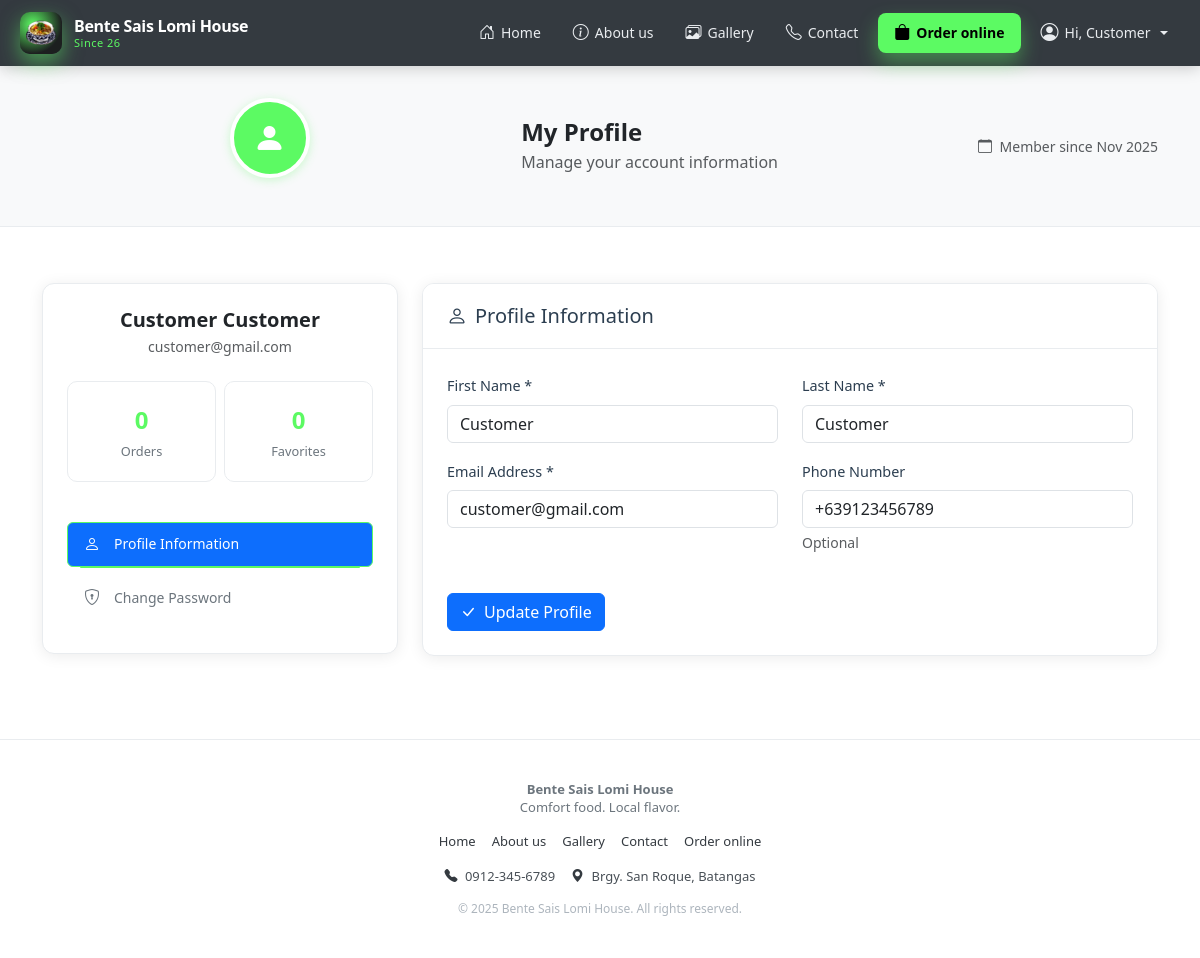
The page /customer/profile.php (signed in) on the database its author committed.
### tables this page shows
CREATE TABLE `users` (
  `user_id` int(11) NOT NULL,
  `first_name` varchar(50) NOT NULL,
  `last_name` varchar(50) NOT NULL,
  `email` varchar(100) DEFAULT NULL,
  `phone` varchar(20) DEFAULT NULL,
  `password` varchar(255) DEFAULT NULL,
  `role` enum('admin','staff','customer','driver') DEFAULT 'customer',
  `is_active` tinyint(1) DEFAULT 1,
  `created_at` datetime DEFAULT current_timestamp(),
  `updated_at` datetime DEFAULT current_timestamp() ON UPDATE current_timestamp()
);

### includes/db_connect.php (called while the page is built, shortened)
<?php
$project_root_fs = dirname(__DIR__);
$document_root_fs = $_SERVER['DOCUMENT_ROOT'];
$project_root_norm = str_replace('\\', '/', $project_root_fs);
$document_root_norm = str_replace('\\', '/', $document_root_fs);
$project_root_norm = rtrim($project_root_norm, '/');
$document_root_norm = rtrim($document_root_norm, '/');
$base_path = str_replace($document_root_norm, '', $project_root_norm);
$BASE_URL = rtrim($base_path, '/');
?>

### customer/profile.php (the view, shortened to what this page needs)
<?php
require_once __DIR__ . '/../includes/db_connect.php';
$user_id = (int)$_SESSION['user_id'];
$stmt = $conn->prepare("SELECT user_id, first_name, last_name, email, phone, created_at FROM users WHERE user_id = ?");
$stmt->bind_param('i', $user_id);
$stmt->execute();
$result = $stmt->get_result();
$user_data = $result->fetch_assoc();
?>
<!DOCTYPE html>
<html lang="en">
<head>
  <link href="https://cdn.jsdelivr.net/npm/bootstrap@5.3.3/dist/css/bootstrap.min.css" rel="stylesheet">
  <link rel="stylesheet" href="https://cdn.jsdelivr.net/npm/bootstrap-icons@1.11.1/font/bootstrap-icons.css"/>
  <link rel="stylesheet" href="<?= htmlspecialchars($BASE_URL) ?>/assets/css/customer.css"/>
</head>
<body class="page-profile">
<?php include __DIR__ . '/includes/header.php'; ?>
<div class="profile-header">
    <div class="container">
        <div class="row align-items-center">
            <div class="col-md-8">
                <div class="d-flex align-items-center">
                    <div class="profile-avatar">
                        <i class="bi bi-person-fill"></i>
                    </div>
                    <div class="ms-4">
                        <h1 class="h4 fw-bold mb-1">My Profile</h1>
                        <p class="text-muted mb-0">Manage your account information</p>
                    </div>
                </div>
            </div>
            <div class="col-md-4 text-md-end">
                <div class="text-muted small">
                    <i class="bi bi-calendar me-1"></i>
                    Member since <?php echo date('M Y', strtotime($user_data['created_at'])); ?>
                </div>
            </div>
        </div>
    </div>
</div>
<main class="container py-4" style="min-height: 60vh;">
    <div class="row">
        <div class="col-lg-4 mb-4">
            <div class="profile-card">
                <div class="card-body">
                    <div class="text-center mb-4">
                        <h5 class="fw-bold mb-1"><?php echo htmlspecialchars($user_data['first_name'] . ' ' . $user_data['last_name']); ?></h5>
                        <p class="text-muted small mb-3"><?php echo htmlspecialchars($user_data['email']); ?></p>
                    </div>
                    <div class="row g-2 mb-4">
                        <div class="col-6">
                            <div class="stats-card">
                                <div class="stats-number">0</div>
                                <div class="stats-label">Orders</div>
                            </div>
                        </div>
                        <div class="col-6">
                            <div class="stats-card">
                                <div class="stats-number">0</div>
                                <div class="stats-label">Favorites</div>
                            </div>
                        </div>
                    </div>
                    <div class="nav flex-column nav-pills" id="v-pills-tab" role="tablist">
                        <button class="nav-link active" id="v-pills-profile-tab" data-bs-toggle="pill" data-bs-target="#v-pills-profile" type="button" role="tab">
                            <i class="bi bi-person me-2"></i>Profile Information
                        </button>
                        <button class="nav-link" id="v-pills-password-tab" data-bs-toggle="pill" data-bs-target="#v-pills-password" type="button" role="tab">
                            <i class="bi bi-shield-lock me-2"></i>Change Password
                        </button>
                    </div>
                </div>
            </div>
        </div>
        <div class="col-lg-8">
            <div class="tab-content" id="v-pills-tabContent">
                <div class="tab-pane fade show active" id="v-pills-profile" role="tabpanel">
                    <div class="profile-card">
                        <div class="card-header">
                            <h5 class="mb-0"><i class="bi bi-person me-2"></i>Profile Information</h5>
                        </div>
                        <div class="card-body">
                            <form method="POST" id="profileForm">
                                <div class="row">
                                    <div class="col-md-6 mb-3">
                                        <label for="first_name" class="form-label">First Name *</label>
                                        <input type="text" class="form-control" id="first_name" name="first_name"
                                               value="<?php echo htmlspecialchars($user_data['first_name']); ?>" required>
                                    </div>
                                    <div class="col-md-6 mb-3">
                                        <label for="last_name" class="form-label">Last Name *</label>
                                        <input type="text" class="form-control" id="last_name" name="last_name"
                                               value="<?php echo htmlspecialchars($user_data['last_name']); ?>" required>
                                    </div>
                                </div>
                                <div class="row">
                                    <div class="col-md-6 mb-3">
                                        <label for="email" class="form-label">Email Address *</label>
                                        <input type="email" class="form-control" id="email" name="email"
                                               value="<?php echo htmlspecialchars($user_data['email']); ?>" required>
                                    </div>
                                    <div class="col-md-6 mb-3">
                                        <label for="phone" class="form-label">Phone Number</label>
                                        <input type="tel" class="form-control" id="phone" name="phone"
                                               value="<?php echo htmlspecialchars($user_data['phone'] ?? ''); ?>">
                                        <div class="form-text">Optional</div>
                                    </div>
                                </div>
                                <div class="mt-4">
                                    <button type="submit" class="btn btn-primary">
                                        <i class="bi bi-check-lg me-2"></i>Update Profile
                                    </button>
                                </div>
                            </form>
                        </div>
                    </div>
                </div>
            </div>
        </div>
    </div>
</main>
<?php include __DIR__ . '/includes/footer.php'; ?>
</body>
</html>

### assets/css/customer.css (style rules this page uses)
:root { --accent: #5cfa63; --bg-dark: #212529; --text-main: #212529; --text-dim: #6c757d; --radius-hero-img: 80px 0px 80px 0px; --radius-card-img: 200px 200px 90px 90px; --radius-staff-img: 200px 200px 0px 0px; --bg-section-alt: #fef8ec; }
* { box-sizing: border-box; }
body { margin: 0; font-family: "Inter", system-ui, -apple-system, BlinkMacSystemFont, "Segoe UI", Arial, sans-serif; background-color: #fff; color: var(--text-main); line-height: 1.5; }

### customer/profile.php (style rules this page uses)
:root { --primary-color: #5cfa63; --primary-dark: #4cd853; --primary-light: #7cff82; }
.profile-header { background: #f8f9fa; border-bottom: 1px solid #e9ecef; padding: 2rem 0; margin-bottom: 2rem; }
.profile-avatar { width: 80px; height: 80px; border-radius: 50%; background: var(--primary-color); display: flex; align-items: center; justify-content: center; font-size: 2rem; color: white; margin: 0 auto 1rem; border: 4px solid white; box-shadow: 0 2px 10px rgba(92, 250, 99, 0.3); }
.profile-card { border-radius: 12px; overflow: hidden; box-shadow: 0 2px 15px rgba(0,0,0,0.08); border: 1px solid #e9ecef; margin-bottom: 1.5rem; background: white; }
.profile-card .card-header { background: white; border-bottom: 1px solid #e9ecef; padding: 1.25rem 1.5rem; font-weight: 600; color: #2c3e50; }
.profile-card .card-body { padding: 1.5rem; }
.form-label { font-weight: 500; color: #2c3e50; margin-bottom: 0.5rem; font-size: 0.9rem; }
.form-control { border-radius: 8px; border: 1px solid #e1e5e9; padding: 0.75rem 1rem; transition: all 0.3s ease; font-size: 0.9rem; }
.btn-primary { background: var(--primary-color); border: none; border-radius: 8px; padding: 0.75rem 1.5rem; font-weight: 500; transition: all 0.3s ease; color: #000; }
.stats-card { background: white; border: 1px solid #e9ecef; border-radius: 10px; padding: 1.25rem; text-align: center; margin-bottom: 1rem; transition: all 0.3s ease; }
.stats-number { font-size: 1.5rem; font-weight: 700; margin-bottom: 0.25rem; color: var(--primary-color); }
.stats-label { font-size: 0.8rem; color: #6c757d; font-weight: 500; }
.nav-pills .nav-link { border-radius: 8px; padding: 0.75rem 1rem; color: #6c757d; font-weight: 500; margin-bottom: 0.5rem; transition: all 0.3s ease; border: 1px solid transparent; }
.nav-pills .nav-link.active { background: var(--primary-color); color: #000; border-color: var(--primary-color); }

### customer/includes/header.php (style rules this page uses)
.nav-link { color: #e9ecef; font-size: 14px; text-decoration: none; font-weight: 500; line-height: 1.2; padding: 8px 12px; border-radius: 6px; display: flex; align-items: center; gap: 6px; transition: all 0.2s ease; position: relative; }
.nav-link.active { color: #fff; background-color: rgba(92, 250, 99, 0.1); }
.nav-link.active::after { content: ''; position: absolute; bottom: -2px; left: 12px; right: 12px; height: 2px; background-color: var(--accent); border-radius: 1px; }
.nav-link i { font-size: 16px; }

### rows shown on the page
users: created_at "Nov 2025", first_name+last_name "Customer Customer", email "customer@gmail.com", first_name "Customer", last_name "Customer", phone "+639123456789"

### other values the page prints
$_SESSION['name'] "Customer"
